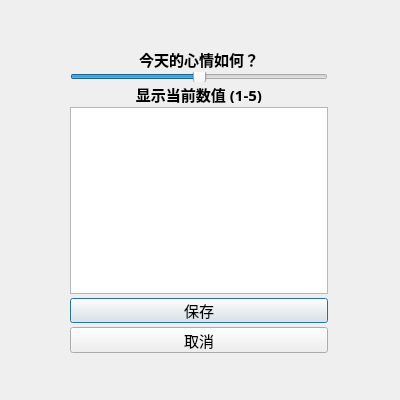
<?xml version="1.0" encoding="UTF-8"?>
<ui version="4.0">
 <class>MoodDialog</class>
 <widget class="QDialog" name="MoodDialog">
  <property name="geometry">
   <rect>
    <x>0</x>
    <y>0</y>
    <width>400</width>
    <height>400</height>
   </rect>
  </property>
  <property name="font">
   <font>
    <family>字体圈欣意冠黑体</family>
    <pointsize>11</pointsize>
   </font>
  </property>
  <property name="windowTitle">
   <string>Dialog</string>
  </property>
  <widget class="QWidget" name="">
   <property name="geometry">
    <rect>
     <x>70</x>
     <y>50</y>
     <width>258</width>
     <height>303</height>
    </rect>
   </property>
   <layout class="QGridLayout" name="gridLayout">
    <property name="leftMargin">
     <number>0</number>
    </property>
    <property name="spacing">
     <number>4</number>
    </property>
    <item row="4" column="0">
     <widget class="QPushButton" name="btnSave">
      <property name="sizePolicy">
       <sizepolicy hsizetype="Minimum" vsizetype="Minimum">
        <horstretch>0</horstretch>
        <verstretch>0</verstretch>
       </sizepolicy>
      </property>
      <property name="minimumSize">
       <size>
        <width>80</width>
        <height>25</height>
       </size>
      </property>
      <property name="text">
       <string>保存</string>
      </property>
     </widget>
    </item>
    <item row="1" column="0">
     <widget class="QSlider" name="sliderMood">
      <property name="sizePolicy">
       <sizepolicy hsizetype="Minimum" vsizetype="Minimum">
        <horstretch>0</horstretch>
        <verstretch>0</verstretch>
       </sizepolicy>
      </property>
      <property name="minimumSize">
       <size>
        <width>100</width>
        <height>10</height>
       </size>
      </property>
      <property name="font">
       <font>
        <family>字体圈欣意冠黑体</family>
        <pointsize>11</pointsize>
        <bold>true</bold>
       </font>
      </property>
      <property name="minimum">
       <number>1</number>
      </property>
      <property name="maximum">
       <number>5</number>
      </property>
      <property name="singleStep">
       <number>1</number>
      </property>
      <property name="value">
       <number>3</number>
      </property>
      <property name="sliderPosition">
       <number>3</number>
      </property>
      <property name="orientation">
       <enum>Qt::Orientation::Horizontal</enum>
      </property>
      <property name="invertedControls">
       <bool>false</bool>
      </property>
     </widget>
    </item>
    <item row="5" column="0">
     <widget class="QPushButton" name="btnCancel">
      <property name="sizePolicy">
       <sizepolicy hsizetype="Minimum" vsizetype="Minimum">
        <horstretch>0</horstretch>
        <verstretch>0</verstretch>
       </sizepolicy>
      </property>
      <property name="minimumSize">
       <size>
        <width>80</width>
        <height>25</height>
       </size>
      </property>
      <property name="text">
       <string>取消</string>
      </property>
     </widget>
    </item>
    <item row="2" column="0">
     <widget class="QLabel" name="labelMoodValue">
      <property name="sizePolicy">
       <sizepolicy hsizetype="Minimum" vsizetype="Minimum">
        <horstretch>0</horstretch>
        <verstretch>0</verstretch>
       </sizepolicy>
      </property>
      <property name="minimumSize">
       <size>
        <width>100</width>
        <height>10</height>
       </size>
      </property>
      <property name="font">
       <font>
        <family>字体圈欣意冠黑体</family>
        <pointsize>11</pointsize>
        <bold>true</bold>
       </font>
      </property>
      <property name="text">
       <string>显示当前数值 (1-5)</string>
      </property>
      <property name="alignment">
       <set>Qt::AlignmentFlag::AlignCenter</set>
      </property>
     </widget>
    </item>
    <item row="0" column="0">
     <widget class="QLabel" name="labelMoodQ">
      <property name="sizePolicy">
       <sizepolicy hsizetype="Minimum" vsizetype="Minimum">
        <horstretch>0</horstretch>
        <verstretch>0</verstretch>
       </sizepolicy>
      </property>
      <property name="minimumSize">
       <size>
        <width>100</width>
        <height>10</height>
       </size>
      </property>
      <property name="font">
       <font>
        <family>字体圈欣意冠黑体</family>
        <pointsize>11</pointsize>
        <bold>true</bold>
       </font>
      </property>
      <property name="text">
       <string>今天的心情如何？</string>
      </property>
      <property name="alignment">
       <set>Qt::AlignmentFlag::AlignCenter</set>
      </property>
     </widget>
    </item>
    <item row="3" column="0">
     <widget class="QTextEdit" name="textEditDiary">
      <property name="frameShape">
       <enum>QFrame::Shape::StyledPanel</enum>
      </property>
      <property name="frameShadow">
       <enum>QFrame::Shadow::Sunken</enum>
      </property>
      <property name="lineWidth">
       <number>5</number>
      </property>
      <property name="placeholderText">
       <string extracomment="写点什么吧，记录此刻的心情..."/>
      </property>
     </widget>
    </item>
   </layout>
  </widget>
 </widget>
 <resources/>
 <connections/>
</ui>
